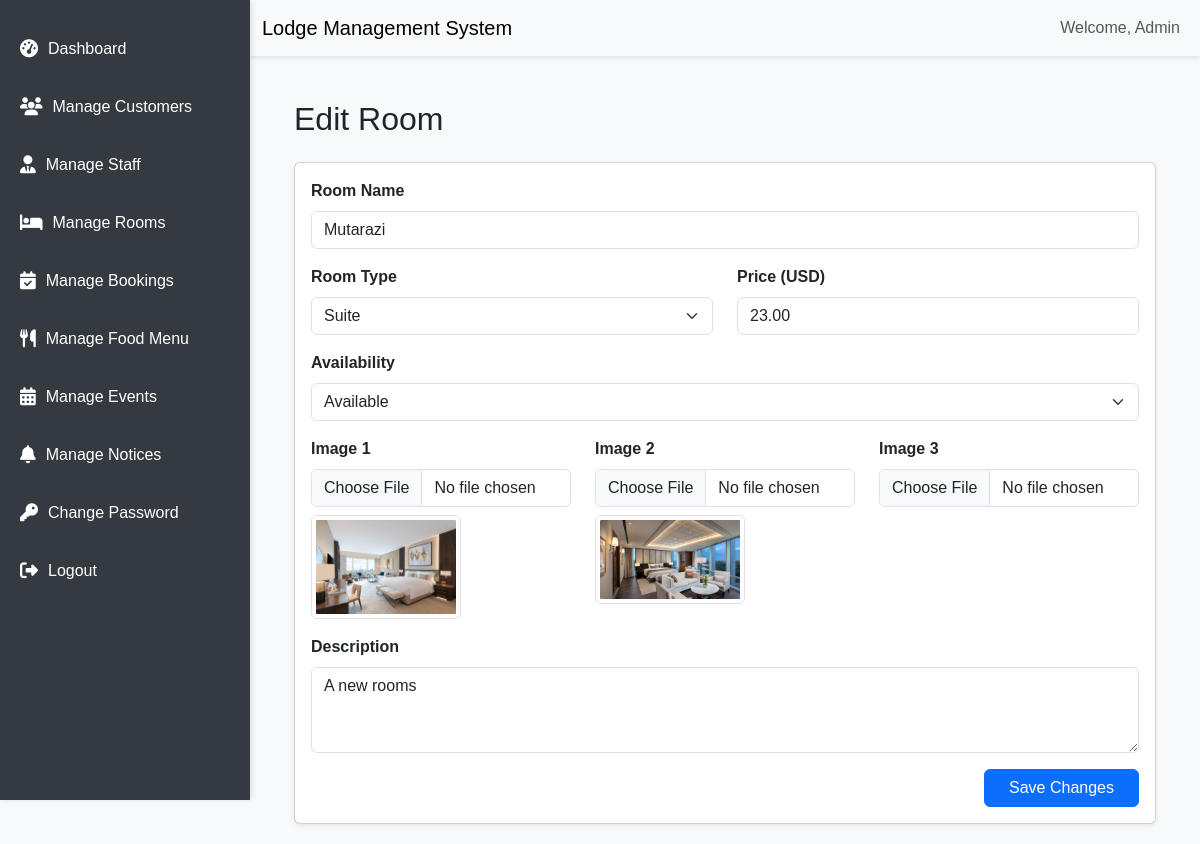
Page /edit-room/1/ (signed in) on the committed database.
### valley/models.py (models this page shows, shortened)
class Room(models.Model):
    ROOM_TYPES = [
        ('Standard', 'Standard'),
        ('Deluxe', 'Deluxe'),
        ('Suite', 'Suite'),
    ]
    room_name = models.CharField(max_length=25, unique=True)
    room_type = models.CharField(max_length=20, choices=ROOM_TYPES)
    price = models.DecimalField(max_digits=10, decimal_places=2)
    is_available = models.BooleanField(default=True)
    image1 = models.ImageField(upload_to='iamges/room_images/', null=True, blank=True)
    image2 = models.ImageField(upload_to='images/room_images/', null=True, blank=True)
    image3 = models.ImageField(upload_to='images/room_images/', null=True, blank=True)
    description = models.TextField()

### valley/views.py (the view, shortened to what this page needs)
# urls.py: path('edit-room/<int:room_id>/', views.edit_room, name='edit_room'),
@login_required
@user_passes_test(is_admin_or_superuser)
def edit_room(request, room_id):
    room = get_object_or_404(Room, id=room_id)
    return render(request, 'admin_side/edit_room.html', {'room': room})

### valley/views.py (called while the page is built)
def is_admin_or_superuser(user):
    return user.is_authenticated and (user.is_staff or user.is_superuser)

### valley/templates/admin_side/edit_room.html (shortened to what this page needs)
{% extends 'admin_side/base.html' %}
{% block content %}
<div class="container-fluid">
    <h2 class="mb-4">Edit Room</h2>
    <div class="card shadow-sm">
        <div class="card-body">
            <form method="POST" enctype="multipart/form-data">
                <div class="mb-3">
                    <label for="room_name" class="form-label fw-bold">Room Name</label>
                    <input type="text" id="room_name" name="room_name" class="form-control" value="{{ room.room_name }}" required>
                </div>
                <div class="row">
                    <div class="col-md-6 mb-3">
                        <label for="room_type" class="form-label fw-bold">Room Type</label>
                        <select id="room_type" name="room_type" class="form-select" required>
                            <option value="Suite" {% if room.room_type == 'Suite' %}selected{% endif %}>Suite</option>
                        </select>
                    </div>
                    <div class="col-md-6 mb-3">
                        <label for="price" class="form-label fw-bold">Price (USD)</label>
                        <input type="number" id="price" name="price" class="form-control" value="{{ room.price }}" step="0.01" required>
                    </div>
                </div>
                <div class="mb-3">
                    <label for="is_available" class="form-label fw-bold">Availability</label>
                    <select id="is_available" name="is_available" class="form-select" required>
                        <option value="True" {% if room.is_available %}selected{% endif %}>Available</option>
                    </select>
                </div>
                <div class="row">
                    <div class="col-md-4 mb-3">
                        <label for="image1" class="form-label fw-bold">Image 1</label>
                        <input type="file" id="image1" name="image1" class="form-control">
                        {% if room.image1 %}
                            <div class="mt-2">
                                <img src="{{ room.image1.url }}" alt="Image 1" class="img-thumbnail" style="max-width: 150px;">
                            </div>
                        {% endif %}
                    </div>
                    <div class="col-md-4 mb-3">
                        <label for="image2" class="form-label fw-bold">Image 2</label>
                        <input type="file" id="image2" name="image2" class="form-control">
                        {% if room.image2 %}
                            <div class="mt-2">
                                <img src="{{ room.image2.url }}" alt="Image 2" class="img-thumbnail" style="max-width: 150px;">
                            </div>
                        {% endif %}
                    </div>
                    <div class="col-md-4 mb-3">
                        <label for="image3" class="form-label fw-bold">Image 3</label>
                        <input type="file" id="image3" name="image3" class="form-control">
                    </div>
                </div>
                <div class="mb-3">
                    <label for="description" class="form-label fw-bold">Description</label>
                    <textarea id="description" name="description" class="form-control" rows="3" required>{{ room.description }}</textarea>
                </div>
                <div class="d-flex justify-content-end">
                    <button type="submit" class="btn btn-primary px-4">Save Changes</button>
                </div>
            </form>
        </div>
    </div>
</div>
{% endblock %}

### valley/templates/admin_side/base.html (style rules this page uses)
body { background-color: #f8f9fa; font-family: 'Arial', sans-serif; }

### rows in the picture
Room: room_name "Mutarazi", room_type "Suite", price "23.00", is_available "Available", image1 (picture), image2 (picture), description "A new rooms"
